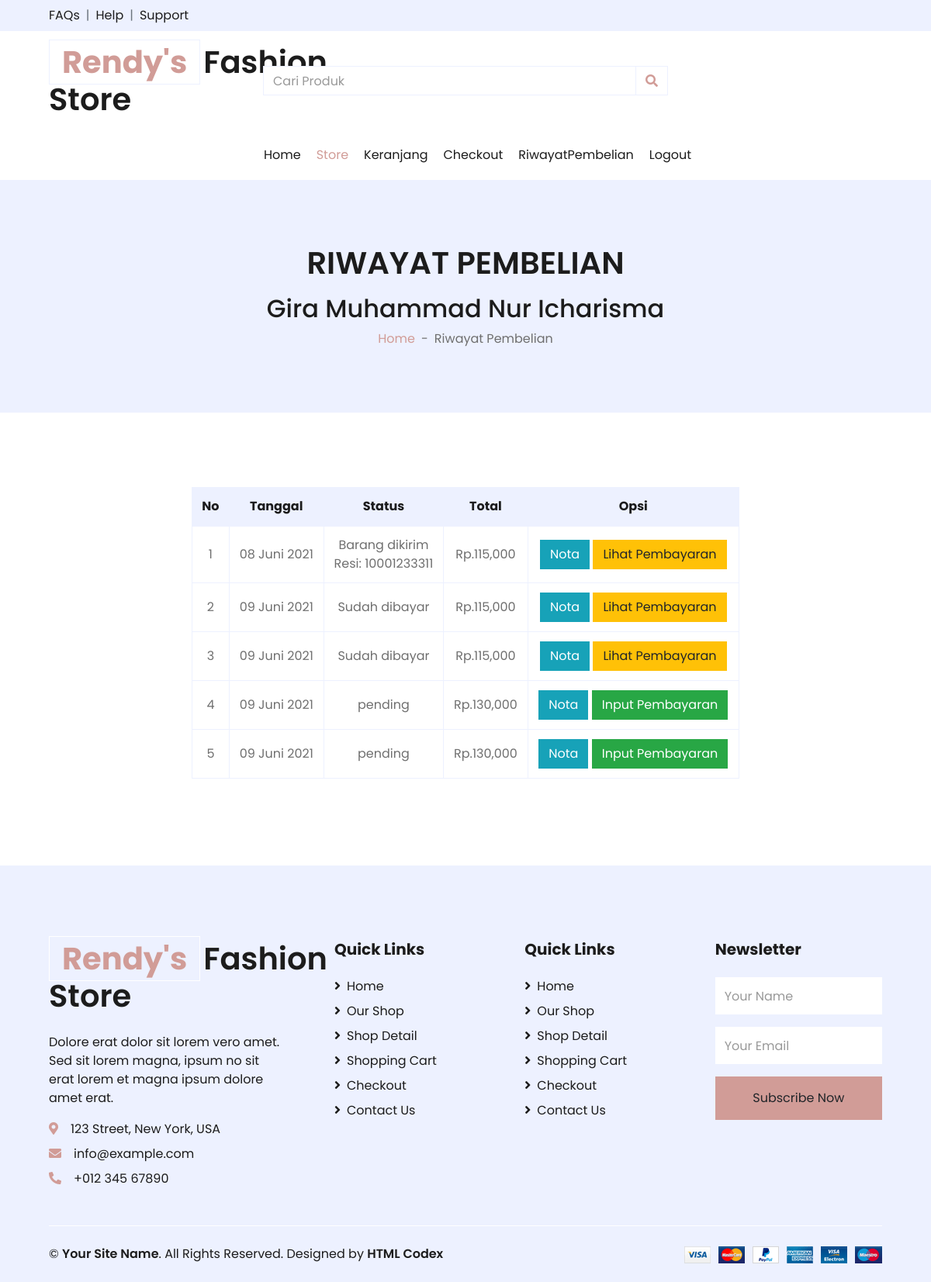
The app's page /riwayat.php (signed in) with its own data.
### tables this page shows
CREATE TABLE `pembelian` (
  `id_pembelian` int(11) NOT NULL,
  `id_pelanggan` int(11) NOT NULL,
  `id_ongkir` int(11) NOT NULL,
  `tanggal_pembelian` date NOT NULL,
  `total_pembelian` int(11) NOT NULL,
  `nama_kota` varchar(50) NOT NULL,
  `tarif` int(11) NOT NULL,
  `alamat_pengiriman` text NOT NULL,
  `status_pembelian` varchar(100) NOT NULL DEFAULT 'pending',
  `resi_pembelian` varchar(50) NOT NULL
);

### config/fungsi_indotgl.php (called while the page is built, shortened)
<?php
function tgl_indo($tgl){
	$tanggal = substr($tgl, 8, 2);
	$bulan	 = getBulan(substr($tgl, 5, 2));
	$tahun	 = substr($tgl, 0, 4);
	return $tanggal.' '.$bulan.' '.$tahun;
}
function getBulan($bln){
	switch ($bln) {
		case 6:
			return "Juni";
			break;
	}
}
?>

### riwayat.php (the view, shortened to what this page needs)
<?php
include 'config/fungsi_indotgl.php';
?>
<!DOCTYPE html>
<html lang="en">
<head>
    <link href="https://cdnjs.cloudflare.com/ajax/libs/font-awesome/5.10.0/css/all.min.css" rel="stylesheet">
    <link href="lib/owlcarousel/assets/owl.carousel.min.css" rel="stylesheet">
    <link href="css/style.css" rel="stylesheet">
</head>
<body>
    <body>
    <?php include'menu.php';?>
    <div class="container-fluid bg-secondary mb-5">
        <div class="d-flex flex-column align-items-center justify-content-center" style="min-height: 300px">
            <h1 class="font-weight-semi-bold text-uppercase mb-3">Riwayat Pembelian</h1>
            <h2><?php echo $_SESSION['pelanggan']['nama_pelanggan']?></h2>
            <div class="d-inline-flex">
                <p class="m-0"><a href="index.php">Home</a></p>
                <p class="m-0 px-2">-</p>
                <p class="m-0">Riwayat Pembelian</p>
            </div>
        </div>
    </div>
    <div class="container-fluid pt-5">
        <div class="row px-xl-5 align-items-center justify-content-center">
            <div class="col-lg-8 table-responsive mb-5">
                <table class="table table-bordered text-center">
                    <thead class="bg-secondary text-dark">
                        <tr>
                            <th>No</th>
                            <th>Tanggal</th>
                            <th>Status</th>
                            <th>Total</th>
                            <th>Opsi</th>
                        </tr>
                    </thead>
                    <tbody class="align-middle">
                        <?php
                        $nomor=1;
                        $id_pelanggan = $_SESSION['pelanggan']['id_pelanggan'];
                        $ambil=$con->query("SELECT * FROM pembelian WHERE id_pelanggan='$id_pelanggan'");
                        while ($pecah=$ambil->fetch_assoc()) {
                            $tanggalindonesia = tgl_indo($pecah['tanggal_pembelian']);
                        ?>
                        <tr>
                            <td class="align-middle"><?php echo $nomor;?></td>
                            <td class="align-middle"><?php echo $tanggalindonesia;?></td>
                            <td class="align-middle"><?php echo $pecah['status_pembelian'];?><br>
                            <?php if(!empty($pecah['resi_pembelian'])):?>
                            Resi: <?php echo $pecah['resi_pembelian']?>
                            <?php endif ?>
                            </td>
                            <td class="align-middle">Rp.<?php echo number_format($pecah['total_pembelian']);?></td>
                            <td class="align-middle">
                                <a href="nota.php?id=<?php echo $pecah['id_pembelian']?>" class="btn btn-info"> Nota </a>
                                <?php if($pecah['status_pembelian']=="pending"): ?>
                                <a href="pembayaran.php?id=<?php echo $pecah['id_pembelian'];?>" class="btn btn-success"> Input Pembayaran </a>
                                <?php else: ?>
                                <a href="lihat_pembayaran.php?id=<?php echo $pecah['id_pembelian'];?>" class="btn btn-warning"> Lihat Pembayaran </a>
                                <?php endif ?>
                            </td>
                        <?php $nomor++;?>
                        <?php
                        }
                        ?>
                        </tr>
                    </tbody>
                </table>
            </div>
        </div>
    </div>
    <div class="container-fluid bg-secondary text-dark mt-5 pt-5">
        <div class="row px-xl-5 pt-5">
            <div class="col-lg-4 col-md-12 mb-5 pr-3 pr-xl-5">
                <a href="" class="text-decoration-none">
                    <h1 class="mb-4 display-5 font-weight-semi-bold"><span class="text-primary font-weight-bold border border-white px-3 mr-1">Rendy's</span>Fashion Store</h1>
                </a>
                <p>Dolore erat dolor sit lorem vero amet. Sed sit lorem magna, ipsum no sit erat lorem et magna ipsum dolore amet erat.</p>
                <p class="mb-2"><i class="fa fa-map-marker-alt text-primary mr-3"></i>123 Street, New York, USA</p>
                <p class="mb-2"><i class="fa fa-envelope text-primary mr-3"></i>info@example.com</p>
                <p class="mb-0"><i class="fa fa-phone-alt text-primary mr-3"></i>+012 345 67890</p>
            </div>
            <div class="col-lg-8 col-md-12">
                <div class="row">
                    <div class="col-md-4 mb-5">
                        <h5 class="font-weight-bold text-dark mb-4">Quick Links</h5>
                        <div class="d-flex flex-column justify-content-start">
                            <a class="text-dark mb-2" href="index.php"><i class="fa fa-angle-right mr-2"></i>Home</a>
                            <a class="text-dark mb-2" href="store.php"><i class="fa fa-angle-right mr-2"></i>Our Shop</a>
                            <a class="text-dark mb-2" href="detail.php"><i class="fa fa-angle-right mr-2"></i>Shop Detail</a>
                            <a class="text-dark mb-2" href="cart.php"><i class="fa fa-angle-right mr-2"></i>Shopping Cart</a>
                            <a class="text-dark mb-2" href="checkout.php"><i class="fa fa-angle-right mr-2"></i>Checkout</a>
                            <a class="text-dark" href="contact.php"><i class="fa fa-angle-right mr-2"></i>Contact Us</a>
                        </div>
                    </div>
                    <div class="col-md-4 mb-5">
                        <h5 class="font-weight-bold text-dark mb-4">Quick Links</h5>
                        <div class="d-flex flex-column justify-content-start">
                            <a class="text-dark mb-2" href="index.php"><i class="fa fa-angle-right mr-2"></i>Home</a>
                            <a class="text-dark mb-2" href="store.php"><i class="fa fa-angle-right mr-2"></i>Our Shop</a>
                            <a class="text-dark mb-2" href="detail.php"><i class="fa fa-angle-right mr-2"></i>Shop Detail</a>
                            <a class="text-dark mb-2" href="cart.php"><i class="fa fa-angle-right mr-2"></i>Shopping Cart</a>
                            <a class="text-dark mb-2" href="checkout.php"><i class="fa fa-angle-right mr-2"></i>Checkout</a>
                            <a class="text-dark" href="contact.php"><i class="fa fa-angle-right mr-2"></i>Contact Us</a>
                        </div>
                    </div>
                    <div class="col-md-4 mb-5">
                        <h5 class="font-weight-bold text-dark mb-4">Newsletter</h5>
                        <form action="">
                            <div class="form-group">
                                <input type="text" class="form-control border-0 py-4" placeholder="Your Name" required="required" />
                            </div>
                            <div class="form-group">
                                <input type="email" class="form-control border-0 py-4" placeholder="Your Email"
                                    required="required" />
                            </div>
                            <div>
                                <button class="btn btn-primary btn-block border-0 py-3" type="submit">Subscribe Now</button>
                            </div>
                        </form>
                    </div>
                </div>
            </div>
        </div>
        <div class="row border-top border-light mx-xl-5 py-4">
            <div class="col-md-6 px-xl-0">
                <p class="mb-md-0 text-center text-md-left text-dark">
                    &copy; <a class="text-dark font-weight-semi-bold" href="#">Your Site Name</a>. All Rights Reserved. Designed
                    by
                    <a class="text-dark font-weight-semi-bold" href="https://htmlcodex.com">HTML Codex</a>
                </p>
            </div>
            <div class="col-md-6 px-xl-0 text-center text-md-right">
                <img class="img-fluid" src="img/payments.png" alt="">
            </div>
        </div>
    </div>
</body>
</html>

### records on screen
pembelian: tanggal_pembelian "08 Juni 2021", status_pembelian "Barang dikirim", resi_pembelian "10001233311", total_pembelian "115,000"
pembelian: tanggal_pembelian "09 Juni 2021", status_pembelian "Sudah dibayar", total_pembelian "115,000"
pembelian: tanggal_pembelian "09 Juni 2021", status_pembelian "Sudah dibayar", total_pembelian "115,000"
pembelian: tanggal_pembelian "09 Juni 2021", status_pembelian "pending", total_pembelian "130,000"
pembelian: tanggal_pembelian "09 Juni 2021", status_pembelian "pending", total_pembelian "130,000"

### other values on screen
$_SESSION['pelanggan']['nama_pelanggan'] "Gira Muhammad Nur Icharisma"
